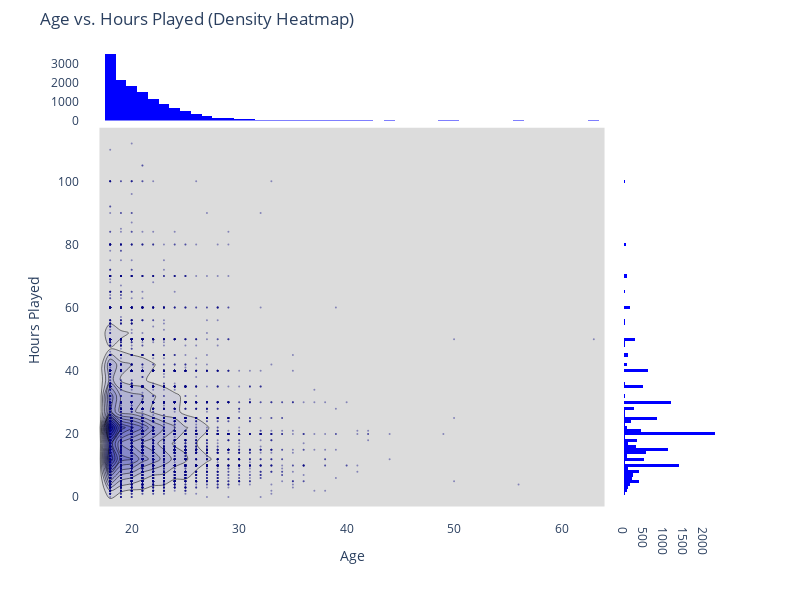

The code cell stored with this chart in its notebook:
### Code cell
import plotly.figure_factory as ff
fig = ff.create_2d_density(
    x=legit_hour_df["Age"], 
    y=legit_hour_df["Hours"], 
    colorscale="Blues", 
    hist_color="rgba(0,0,255,0.5)"
)
fig.update_layout(
    title="Age vs. Hours Played (Density Heatmap)",
    xaxis_title="Age",
    yaxis_title="Hours Played",
    width=800,
    height=600,
    template="plotly_white"
)
fig.show()

### Figure 1 — Plotly figure (JSON) as saved in the notebook; plotly's stock layout.template omitted (floating-point values rounded to 4 significant figures; data arrays with more than 128 entries replaced by an {"elided": "..."} marker saying what was removed)
{"data": [{"marker": {"color": "rgb(0, 0, 128)", "opacity": 0.4, "size": 2}, "mode": "markers", "name": "points", "type": "scatter", "x": {"elided": "13424 int values"}, "y": {"elided": "13424 int values"}}, {"colorscale": [[0, "rgb(5, 10, 172)"], [1, "rgb(220, 220, 220)"]], "name": "density", "ncontours": 20, "reversescale": true, "showscale": false, "type": "histogram2dcontour", "x": {"elided": "13424 int values"}, "y": {"elided": "13424 int values"}}, {"marker": {"color": "rgb(0, 0, 255)"}, "name": "x density", "type": "histogram", "x": {"elided": "13424 int values"}, "yaxis": "y2"}, {"marker": {"color": "rgb(0, 0, 255)"}, "name": "y density", "type": "histogram", "xaxis": "x2", "y": {"elided": "13424 int values"}}], "layout": {"autosize": false, "bargap": 0, "height": 600, "hovermode": "closest", "margin": {"t": 50}, "showlegend": false, "title": {"text": "Age vs. Hours Played (Density Heatmap)"}, "width": 800, "xaxis": {"domain": [0, 0.85], "showgrid": false, "title": {"text": "Age"}, "zeroline": false}, "xaxis2": {"domain": [0.85, 1], "showgrid": false, "zeroline": false}, "yaxis": {"domain": [0, 0.85], "showgrid": false, "title": {"text": "Hours Played"}, "zeroline": false}, "yaxis2": {"domain": [0.85, 1], "showgrid": false, "zeroline": false}}}
